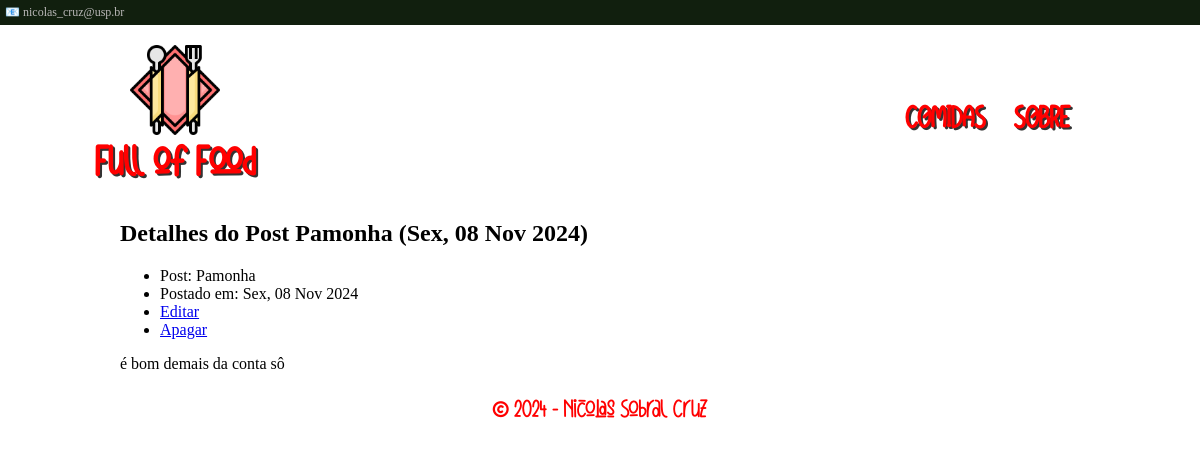
The page /comidas/4/ on the database as committed earlier.
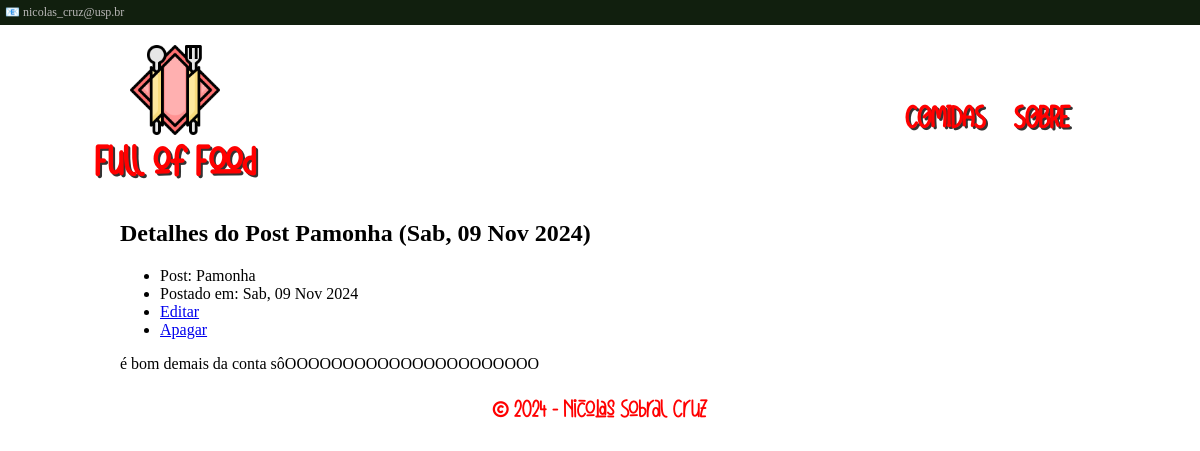
The same page on the database as committed later.
### comidas/models.py (models this page shows, shortened)
class Post(models.Model):
    titulo = models.CharField(max_length=255)
    conteudo = models.TextField()
    data = models.DateTimeField(auto_now_add=False)

### comidas/views.py (the view)
# urls.py: path('<int:pk>/', views.DetailView.as_view(), name='detail'),
class DetailView(generic.DetailView):
    model=Post
    template_name='comidas/detail.html'

### comidas/templates/comidas/detail.html (shortened to what this page needs)
{% extends 'base.html' %}
{% block content %}
    <h2>Detalhes do Post {{ post.titulo }} ({{ post.data|date:"D, d M Y" }})</h2>
    <section >
      <ul>
        <li>Post: {{ post.titulo }}</li>
        <li>Postado em: {{ post.data |date:"D, d M Y" }}</li>
        <li><a href="{% url 'comidas:update' post.id %}">Editar </a></li>
        <li><a href="{% url 'comidas:delete' post.id %}">Apagar </a></li>
      </ul>
      {{ post.conteudo |safe }}
    </section>
{% endblock content %}

### templates/base.html (shortened to what this page needs)
{% load static %}
<!DOCTYPE html>
<html lang="pt-br">
<head>
    <link rel="stylesheet" type="text/css" href="{% static 'style.css' %}">
</head>
<body>
    <header class="fixed-top">
        <section class="contatoHeader">
            <p><span>&#128231;</span> nicolas_cruz@usp.br</p>
        </section>
        <section class="cabecalho">
            <a class="logo" href="{% url 'index' %}">
                <img src="{% static 'logo.png' %}" class="logoIMG">
                <h1 class="logo-title">Full of Food</h1>
            </a>
            <nav class="nav">
                <ul class="navbar">
                    <li class="nav-item"><a href="{% url 'comidas:index' %}">COMIDAS</a></li>
                    <li class="nav-item"><a href="{% url 'about' %}">SOBRE</a></li>
                </ul>
            </nav>
        </section>
    </header>
    <main>
        {% block content %}
        {% endblock content %}
    </main>
    <footer>
        <p><span>&copy;</span> 2024 - Nicolas Sobral Cruz</p>
    </footer>
</body>
</html>

### static/style.css (style rules this page uses)
:root { font-size: 16px; }
body { margin:0; }
main { padding-top: 200px; width: 80%; margin: 0 auto; flex: 1; text-align: justify; }
header { width: 100%; margin: 0 auto; background-color: #fff; }
.contatoHeader { background-color: #111f0e; color: rgb(185, 183, 183); width: 100%; vertical-align: middle; min-height: 20px; padding-top: 5px; padding-left: 5px; }
.contatoHeader p { margin: 0; min-height: 20px; font-size: 0.75rem; }
.fixed-top { position: fixed; top: 0; right: 0; left: 0; z-index: 1030; }
footer { clear: both; display: block; font-size: 1.2rem; display: flex; justify-content: center; color: red; font-family: personalizado; }
footer span { font-size: 1.4rem; }
.logoIMG { width: 100%; }
.logo img { max-width: 90px; }
.logo { flex-grow: 1; flex-basis: 100px; display: inline-block; justify-content: center; align-items: center; text-decoration: none; text-align: center; padding-top: 20px; flex-grow: 1; }
.logo-title { vertical-align: middle; font-family: personalizado; font-size: 2rem; color: red; text-shadow: 2px 2px rgba(0, 0, 0, 0.8); margin-top: 0px; }
nav { display: flex; margin: auto; min-height: 92px; flex-grow: 3; flex-basis: 100px; display: inline-block; justify-content: center; align-items: center; }
.navbar { flex-direction: row; display: flex; align-items: center; justify-content: center; flex-wrap: wrap; padding: 0; width: 50%; float: right; }
.nav-item { padding: 10px; flex-direction: row; list-style: none; transition: 0.8s; border-radius: 5px; margin: 3px; border: #fff solid 1px; }
.nav-item a { vertical-align: middle; height: 100%; color: red; font-weight: bolder; font-size: 1.5rem; transition: 0.8s; text-decoration: none; font-family: personalizado; text-shadow: 2px 2px rgba(0, 0, 0, 0.8); }
.cabecalho { flex-direction: row; display: flex; justify-content: space-between; flex-wrap: wrap; }

Rows that differ between the two databases and show on the page:
changed Post "Pamonha": data "Sex, 08 Nov 2024" → "Sab, 09 Nov 2024"; conteudo "é bom demais da conta sô" → "é bom demais da conta sôOOOOOOOOOOOOOOOOOOOOOO"
